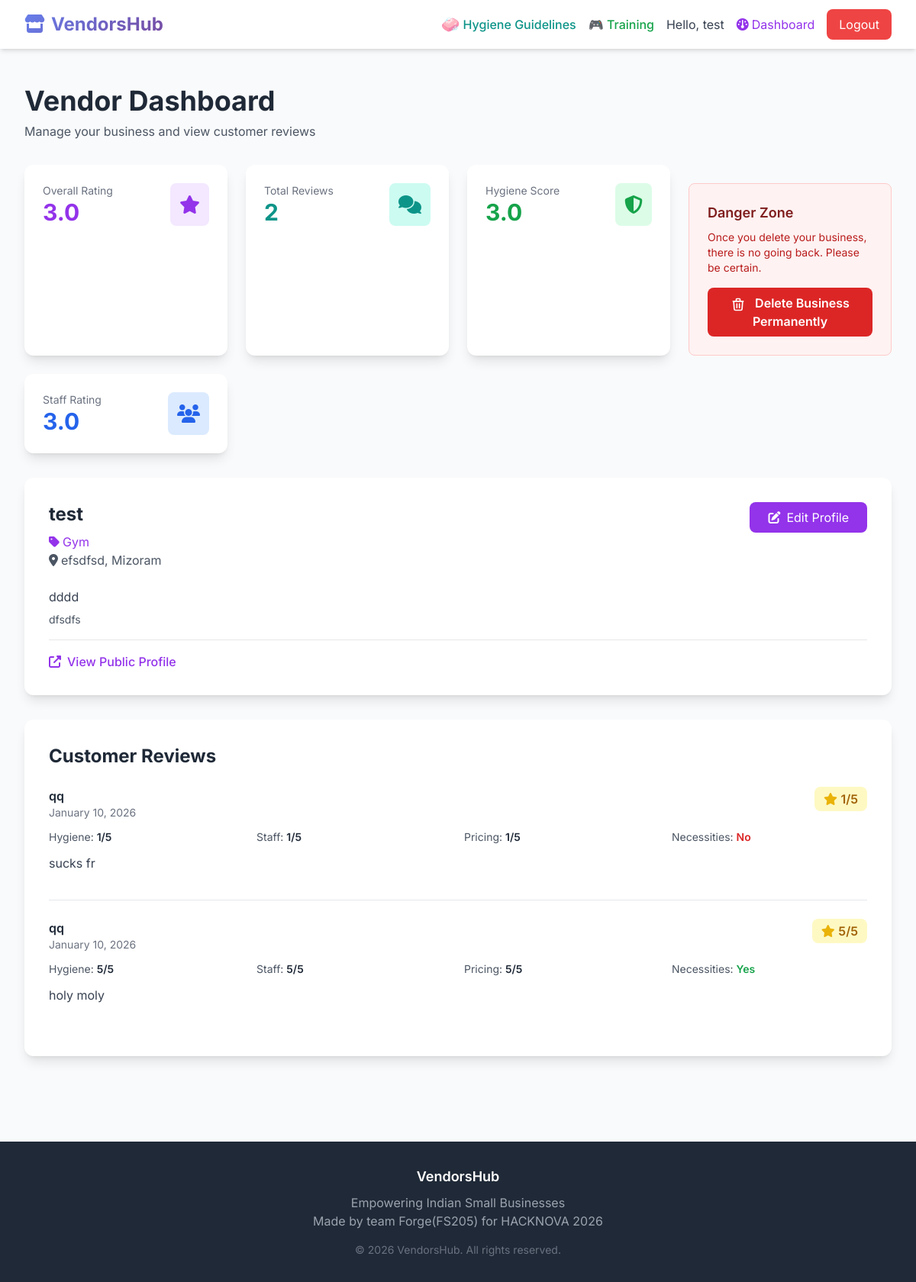
The page /vendor/dashboard (signed in) on the database its author committed.
### app.py (models this page shows)
class User(UserMixin, db.Model):
    id = db.Column(db.Integer, primary_key=True)
    name = db.Column(db.String(100), nullable=False)
    email = db.Column(db.String(120), unique=True, nullable=False)
    password_hash = db.Column(db.String(200), nullable=False)
    role = db.Column(db.String(20), nullable=False)  # 'vendor' or 'customer'
    created_at = db.Column(db.DateTime, default=datetime.today)
    vendor = db.relationship('Vendor', backref='user', uselist=False)
    reviews = db.relationship('Review', backref='customer', lazy=True)

class Vendor(db.Model):
    id = db.Column(db.Integer, primary_key=True)
    user_id = db.Column(db.Integer, db.ForeignKey('user.id'), nullable=False)
    business_name = db.Column(db.String(200), nullable=False)
    category = db.Column(db.String(50), nullable=False)
    description = db.Column(db.Text)
    state = db.Column(db.String(50), nullable=False)
    city = db.Column(db.String(100), nullable=False)
    address = db.Column(db.Text)
    image_path = db.Column(db.String(300))
    created_at = db.Column(db.DateTime, default=datetime.today)
    reviews = db.relationship('Review', backref='vendor', lazy=True)

class Review(db.Model):
    id = db.Column(db.Integer, primary_key=True)
    vendor_id = db.Column(db.Integer, db.ForeignKey('vendor.id'), nullable=False)
    customer_id = db.Column(db.Integer, db.ForeignKey('user.id'), nullable=False)
    hygiene_rating = db.Column(db.Integer, nullable=False)
    necessities_available = db.Column(db.Boolean, nullable=False)
    staff_rating = db.Column(db.Integer, nullable=False)
    pricing_rating = db.Column(db.Integer, nullable=False)
    overall_rating = db.Column(db.Integer, nullable=False)
    text = db.Column(db.Text)
    image_path = db.Column(db.String(300))
    created_at = db.Column(db.DateTime, default=datetime.today)

### app.py (the view)
@app.route('/vendor/dashboard')
@login_required
def vendor_dashboard():
    if current_user.role != 'vendor':
        flash('Access denied', 'error')
        return redirect(url_for('index'))
    vendor = Vendor.query.filter_by(user_id=current_user.id).first()
    if vendor:
        reviews = Review.query.filter_by(vendor_id=vendor.id).all()
        avg_rating = db.session.query(db.func.avg(Review.overall_rating)).filter_by(vendor_id=vendor.id).scalar()
        avg_hygiene = db.session.query(db.func.avg(Review.hygiene_rating)).filter_by(vendor_id=vendor.id).scalar()
        avg_staff = db.session.query(db.func.avg(Review.staff_rating)).filter_by(vendor_id=vendor.id).scalar()
        avg_pricing = db.session.query(db.func.avg(Review.pricing_rating)).filter_by(vendor_id=vendor.id).scalar()
        stats = {
            'total_reviews': len(reviews),
            'avg_rating': round(avg_rating, 1) if avg_rating else 0,
            'avg_hygiene': round(avg_hygiene, 1) if avg_hygiene else 0,
            'avg_staff': round(avg_staff, 1) if avg_staff else 0,
            'avg_pricing': round(avg_pricing, 1) if avg_pricing else 0
        }
        return render_template('vendor_dashboard.html', vendor=vendor, reviews=reviews, stats=stats)
    return render_template('vendor_dashboard.html', vendor=None)

### app.py (called while the page is built)
@login_manager.user_loader
def load_user(user_id):
    return User.query.get(int(user_id))

### templates/vendor_dashboard.html (shortened to what this page needs)
{% extends "base.html" %}
{% block content %}
<div class="max-w-7xl mx-auto px-4 sm:px-6 lg:px-8 py-12">
    <div class="mb-8">
        <h1 class="text-4xl font-bold text-gray-800 mb-2">Vendor Dashboard</h1>
        <p class="text-gray-600">Manage your business and view customer reviews</p>
    </div>
    {% if vendor %}
        <div class="grid grid-cols-1 md:grid-cols-2 lg:grid-cols-4 gap-6 mb-8">
            <div class="bg-white rounded-xl shadow-lg p-6">
                <div class="flex items-center justify-between">
                    <div>
                        <p class="text-gray-500 text-sm">Overall Rating</p>
                        <p class="text-3xl font-bold text-purple-600">{{ stats.avg_rating }}</p>
                    </div>
                    <div class="bg-purple-100 p-3 rounded-lg">
                        <i class="fas fa-star text-purple-600 text-2xl"></i>
                    </div>
                </div>
            </div>
            <div class="bg-white rounded-xl shadow-lg p-6">
                <div class="flex items-center justify-between">
                    <div>
                        <p class="text-gray-500 text-sm">Total Reviews</p>
                        <p class="text-3xl font-bold text-teal-600">{{ stats.total_reviews }}</p>
                    </div>
                    <div class="bg-teal-100 p-3 rounded-lg">
                        <i class="fas fa-comments text-teal-600 text-2xl"></i>
                    </div>
                </div>
            </div>
            <div class="bg-white rounded-xl shadow-lg p-6">
                <div class="flex items-center justify-between">
                    <div>
                        <p class="text-gray-500 text-sm">Hygiene Score</p>
                        <p class="text-3xl font-bold text-green-600">{{ stats.avg_hygiene }}</p>
                    </div>
                    <div class="bg-green-100 p-3 rounded-lg">
                        <i class="fas fa-shield-alt text-green-600 text-2xl"></i>
                    </div>
                </div>
            </div>
            <div class="bg-red-50 border border-red-200 rounded-lg p-6 mt-6">
    <h3 class="text-lg font-semibold text-red-900 mb-2">Danger Zone</h3>
    <p class="text-sm text-red-700 mb-4">
        Once you delete your business, there is no going back. Please be certain.
    </p>
    <form method="POST" action="{{ url_for('delete_vendor') }}"
          onsubmit="return confirm('⚠️ WARNING: This will permanently delete your business and all associated reviews. This action cannot be undone. Are you absolutely sure?');">
        <button type="submit"
                class="bg-red-600 hover:bg-red-700 text-white font-semibold py-2 px-4 rounded-lg transition duration-200">
            <svg class="inline w-5 h-5 mr-2" fill="none" stroke="currentColor" viewBox="0 0 24 24">
                <path stroke-linecap="round" stroke-linejoin="round" stroke-width="2" d="M19 7l-.867 12.142A2 2 0 0116.138 21H7.862a2 2 0 01-1.995-1.858L5 7m5 4v6m4-6v6m1-10V4a1 1 0 00-1-1h-4a1 1 0 00-1 1v3M4 7h16"/>
            </svg>
            Delete Business Permanently
        </button>
    </form>
</div>
            <div class="bg-white rounded-xl shadow-lg p-6">
                <div class="flex items-center justify-between">
                    <div>
                        <p class="text-gray-500 text-sm">Staff Rating</p>
                        <p class="text-3xl font-bold text-blue-600">{{ stats.avg_staff }}</p>
                    </div>
                    <div class="bg-blue-100 p-3 rounded-lg">
                        <i class="fas fa-users text-blue-600 text-2xl"></i>
                    </div>
                </div>
            </div>
        </div>
        <div class="bg-white rounded-xl shadow-lg p-8 mb-8">
            <div class="flex justify-between items-start mb-6">
                <div>
                    <h2 class="text-2xl font-bold text-gray-800 mb-2">{{ vendor.business_name }}</h2>
                    <p class="text-purple-600">
                        <i class="fas fa-tag mr-1"></i>{{ vendor.category }}
                    </p>
                    <p class="text-gray-600">
                        <i class="fas fa-map-marker-alt mr-1"></i>{{ vendor.city }}, {{ vendor.state }}
                    </p>
                </div>
                <a href="{{ url_for('edit_vendor') }}" class="bg-purple-600 hover:bg-purple-700 text-white px-6 py-2 rounded-lg transition">
                    <i class="fas fa-edit mr-2"></i>Edit Profile
                </a>
            </div>
            <p class="text-gray-700">{{ vendor.description or 'No description' }}</p>
            <p class="text-gray-600 mt-2 text-sm">{{ vendor.address }}</p>
            <div class="mt-4 pt-4 border-t">
                <a href="{{ url_for('vendor_profile', vendor_id=vendor.id) }}"
                   class="text-purple-600 hover:text-purple-700 font-medium">
                    <i class="fas fa-external-link-alt mr-2"></i>View Public Profile
                </a>
            </div>
        </div>
        <div class="bg-white rounded-xl shadow-lg p-8">
            <h2 class="text-2xl font-bold text-gray-800 mb-6">Customer Reviews</h2>
            {% if reviews %}
                <div class="space-y-6">
                    {% for review in reviews %}
                        <div class="border-b pb-6 last:border-b-0">
                            <div class="flex justify-between items-start mb-3">
                                <div>
                                    <p class="font-semibold text-gray-800">{{ review.customer.name }}</p>
                                    <p class="text-sm text-gray-500">{{ review.created_at.strftime('%B %d, %Y') }}</p>
                                </div>
                                <div class="bg-yellow-100 px-3 py-1 rounded-lg">
                                    <i class="fas fa-star text-yellow-500"></i>
                                    <span class="font-semibold text-yellow-700">{{ review.overall_rating }}/5</span>
                                </div>
                            </div>
                            <div class="grid grid-cols-2 md:grid-cols-4 gap-4 mb-3">
                                <div class="text-sm">
                                    <span class="text-gray-600">Hygiene:</span>
                                    <span class="font-semibold text-gray-800">{{ review.hygiene_rating }}/5</span>
                                </div>
                                <div class="text-sm">
                                    <span class="text-gray-600">Staff:</span>
                                    <span class="font-semibold text-gray-800">{{ review.staff_rating }}/5</span>
                                </div>
                                <div class="text-sm">
                                    <span class="text-gray-600">Pricing:</span>
                                    <span class="font-semibold text-gray-800">{{ review.pricing_rating }}/5</span>
                                </div>
                                <div class="text-sm">
                                    <span class="text-gray-600">Necessities:</span>
                                    <span class="font-semibold {% if review.necessities_available %}text-green-600{% else %}text-red-600{% endif %}">
                                        {% if review.necessities_available %}Yes{% else %}No{% endif %}
                                    </span>
                                </div>
                            </div>
                            {% if review.text %}
                                <p class="text-gray-700 mb-3">{{ review.text }}</p>
                            {% endif %}
                        </div>
                    {% endfor %}
                </div>
            {% else %}
                <div class="text-center py-12">
                    <i class="fas fa-inbox text-gray-300 text-6xl mb-4"></i>
                    <p class="text-gray-500 text-lg">No reviews yet</p>
                    <p class="text-gray-400">Share your profile link to get reviews!</p>
                </div>
            {% endif %}
        </div>
    {% endif %}
</div>
{% endblock %}

### templates/base.html (shortened to what this page needs)
<!DOCTYPE html>
<html lang="en">
<head>
    <script src="https://cdn.tailwindcss.com"></script>
    <link rel="stylesheet" href="https://cdnjs.cloudflare.com/ajax/libs/font-awesome/6.4.0/css/all.min.css">
</head>
<body class="bg-gray-50">
    <nav class="bg-white shadow-md">
        <div class="max-w-7xl mx-auto px-4 sm:px-6 lg:px-8">
            <div class="flex justify-between h-16">
                <div class="flex items-center">
                    <a href="/" class="text-2xl font-bold gradient-text">
                        <i class="fas fa-store mr-2"></i>VendorsHub
                    </a>
                </div>
                <div class="flex items-center space-x-4">
                    <a href="{{ url_for('hygiene_guidelines') }}" class="text-teal-600 hover:text-teal-700 font-medium flex items-center">
                        <span class="text-xl mr-1">🧼</span> Hygiene Guidelines
                    </a>
                    <a href="/training" class="text-green-600 hover:text-green-700 font-medium">
                        🎮 Training
                    </a>
                    {% if current_user.is_authenticated %}
                        <span class="text-gray-700">Hello, {{ current_user.name }}</span>
                        {% if current_user.role == 'vendor' %}
                            <a href="{{ url_for('vendor_dashboard') }}" class="text-purple-600 hover:text-purple-700">
                                <i class="fas fa-dashboard mr-1"></i>Dashboard
                            </a>
                        {% endif %}
                        <a href="{{ url_for('logout') }}" class="bg-red-500 hover:bg-red-600 text-white px-4 py-2 rounded-lg transition">
                            Logout
                        </a>
                    {% endif %}
                </div>
            </div>
        </div>
    </nav>
    <main>
        {% block content %}{% endblock %}
    </main>
    <footer class="bg-gray-800 text-white mt-16">
        <div class="max-w-7xl mx-auto px-4 sm:px-6 lg:px-8 py-8">
            <div class="text-center">
                <p class="text-lg font-semibold mb-2">VendorsHub</p>
                <p class="text-gray-400">Empowering Indian Small Businesses</p>
                <p class="text-gray-400">Made by team Forge(FS205) for HACKNOVA 2026</p>
                <p class="text-gray-500 text-sm mt-4">&copy; 2026 VendorsHub. All rights reserved.</p>
            </div>
        </div>
    </footer>
</body>
</html>

### templates/base.html (style rules this page uses)
body { font-family: 'Inter', sans-serif; }
.gradient-text { background: linear-gradient(135deg, #667eea 0%, #764ba2 100%); -webkit-background-clip: text; -webkit-text-fill-color: transparent; background-clip: text; }

### rows shown on the page
User: name "test"
Vendor: business_name "test", category "Gym", city "efsdfsd", state "Mizoram", description "dddd", address "dfsdfs"
Review: customer.name "qq", created_at "January 10, 2026", overall_rating "1", hygiene_rating "1", staff_rating "1", pricing_rating "1", necessities_available "No", text "sucks fr"
Review: customer.name "qq", created_at "January 10, 2026", overall_rating "5", hygiene_rating "5", staff_rating "5", pricing_rating "5", necessities_available "Yes", text "holy moly"

### other values the page prints
{{ stats.avg_rating }} "3.0"
{{ stats.total_reviews }} "2"
{{ stats.avg_hygiene }} "3.0"
{{ stats.avg_staff }} "3.0"
